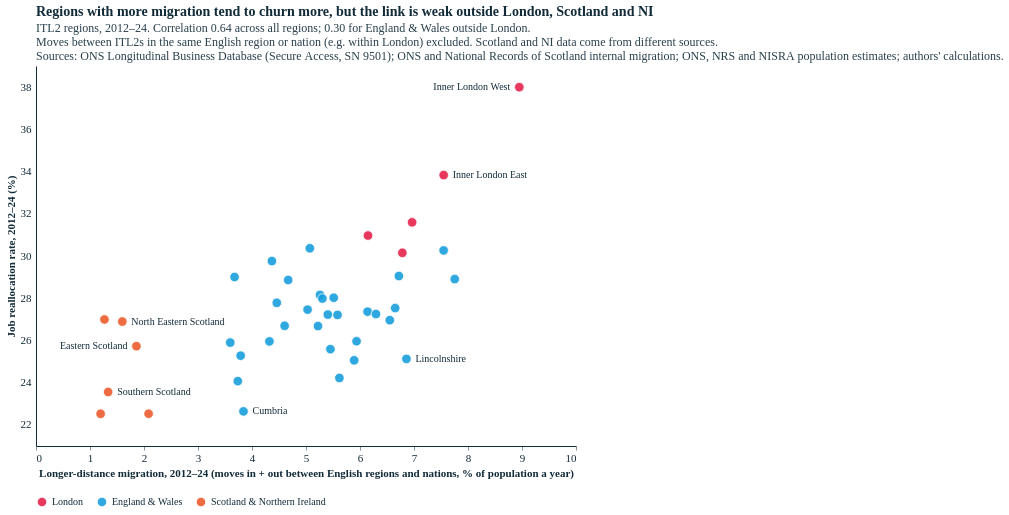

Notebook code cell kept with this figure:
### Markdown cell above
## 3. Charts

### Code cell
# (a) gross migration vs reallocation, coloured by area type
W, H = 540, 380
d = df.copy()
XS = alt.Scale(domain=[0, float(np.ceil(d.gross_long.max() + 1))], nice=False)
YS = alt.Scale(domain=[21, 39], zero=False, nice=False)
GORDER = ["London", "England & Wales", "Scotland & Northern Ireland"]; GCOLS = [ECO["red"], ECO["blue-light"], ECO["orange"]]
ew = d[EW(d) & ~LONDON(d)]
r_all, r_ew = np.corrcoef(d.realloc, d.gross_long)[0, 1], np.corrcoef(ew.realloc, ew.gross_long)[0, 1]
labs = place_labels(d, "gross_long", "realloc", XS, YS, W, H, max_labels=7, max_len=22, pad=2)
sc = alt.layer(
    alt.Chart(d).mark_circle(size=90, opacity=0.9, stroke="white", strokeWidth=0.8).encode(
        x=alt.X("gross_long:Q", scale=XS, title="Longer-distance migration, 2012–24 (moves in + out between English regions and nations, % of population a year)"),
        y=alt.Y("realloc:Q", scale=YS, title="Job reallocation rate, 2012–24 (%)"),
        color=alt.Color("group:N", scale=alt.Scale(domain=GORDER, range=GCOLS), legend=alt.Legend(title=None, orient="bottom")),
        tooltip=[alt.Tooltip("itl2_name:N", title="Region"), alt.Tooltip("gross_long:Q", format=".1f", title="Longer-distance migration (%)"), alt.Tooltip("gross:Q", format=".1f", title="All cross-region (%)"),
                 alt.Tooltip("net:Q", format="+.2f", title="Net migration (%)"), alt.Tooltip("realloc:Q", format=".1f", title="Reallocation (%)")]),
    *[alt.Chart(labs.iloc[[i]]).mark_text(align=r["align"], dx=r["dx"], fontSize=10, color=TXT)
        .encode(x=alt.X("gross_long:Q", scale=XS), y=alt.Y("realloc:Q", scale=YS), text="short:N") for i, r in labs.iterrows()],
).properties(title=alt.Title("Regions with more migration tend to churn more, but the link is weak outside London, Scotland and NI",
    subtitle=[f"ITL2 regions, 2012–24. Correlation {r_all:.2f} across all regions; {r_ew:.2f} for England & Wales outside London.",
              "Moves between ITL2s in the same English region or nation (e.g. within London) excluded. Scotland and NI data come from different sources.", SOURCE]))
styles.save(sc, str(FIG), "migration_reallocation_scatter", width=W, height=H)
sc.properties(width=W, height=H)

### Figure 1 — Vega-Lite specification as saved in the notebook (floating-point values rounded to 4 significant figures)
{"config": {"background": "#fff", "font": "Circular Std", "text": {"color": "#122b39", "font": "Circular Std", "align": "left", "dx": 7, "dy": 0, "fontSize": 11}, "view": {"stroke": null, "continuousWidth": 350, "continuousHeight": 280, "discreteWidth": 400, "discreteHeight": 300}, "bar": {"color": "#179fdb"}, "line": {"color": "#e6224b"}, "rule": {"color": "#122b39"}, "point": {"filled": true, "size": 80, "color": "#e6224b", "opacity": 0.95}, "geoshape": {"stroke": "white", "strokeWidth": 0.3}, "axis": {"labelColor": "#122b39", "labelFontSize": 11, "labelFont": "Circular Std", "tickColor": "#122b39", "tickOpacity": 0.5, "domainColor": "#122b39", "domainOpacity": 1, "gridColor": "#122b39", "gridDash": [2, 2], "gridOpacity": 0.5, "title": null, "titleColor": "#122b39", "tickSize": 4, "grid": false, "domain": true}, "axisXDiscrete": {"grid": false, "labelAngle": 0, "tickCount": 10, "tickOpacity": 0.5, "title": null}, "axisYDiscrete": {"ticks": false, "labelPadding": 5, "grid": false}, "axisXTemporal": {"grid": false, "ticks": true}, "axisXQuantitative": {"grid": false}, "axisYQuantitative": {"gridColor": "#122b39", "gridDash": [1, 5], "gridOpacity": 0.5, "ticks": false, "labelPadding": 5, "tickCount": 8, "grid": false}, "title": {"color": "#122b39", "subtitleColor": "#122b39E6", "font": "Circular Std", "subtitleFont": "Circular Std", "anchor": "start", "frame": "group", "fontSize": 14, "subtitleFontSize": 12, "subtitlePadding": 4, "offset": 0}, "legend": {"titleColor": "#122b39", "labelColor": "#122b39"}}, "layer": [{"data": {"name": "data-80e02c6cdaffad9f65f76e9d58f389d3"}, "mark": {"type": "circle", "opacity": 0.9, "size": 90, "stroke": "white", "strokeWidth": 0.8}, "encoding": {"color": {"field": "group", "legend": {"orient": "bottom", "title": null}, "scale": {"domain": ["London", "England & Wales", "Scotland & Northern Ireland"], "range": ["#e6224b", "#179fdb", "#eb5c2e"]}, "type": "nominal"}, "tooltip": [{"field": "itl2_name", "title": "Region", "type": "nominal"}, {"field": "gross_long", "format": ".1f", "title": "Longer-distance migration (%)", "type": "quantitative"}, {"field": "gross", "format": ".1f", "title": "All cross-region (%)", "type": "quantitative"}, {"field": "net", "format": "+.2f", "title": "Net migration (%)", "type": "quantitative"}, {"field": "realloc", "format": ".1f", "title": "Reallocation (%)", "type": "quantitative"}], "x": {"field": "gross_long", "scale": {"domain": [0, 10.0], "nice": false}, "title": "Longer-distance migration, 2012–24 (moves in + out between English regions and nations, % of population a year)", "type": "quantitative"}, "y": {"field": "realloc", "scale": {"domain": [21, 39], "nice": false, "zero": false}, "title": "Job reallocation rate, 2012–24 (%)", "type": "quantitative"}}}, {"data": {"name": "data-9ccaf803ca2b3bda99bfc5a1fa9e9fa1"}, "mark": {"type": "text", "align": "right", "color": "#122b39", "dx": -9.0, "fontSize": 10}, "encoding": {"text": {"field": "short", "type": "nominal"}, "x": {"field": "gross_long", "scale": {"domain": [0, 10.0], "nice": false}, "type": "quantitative"}, "y": {"field": "realloc", "scale": {"domain": [21, 39], "nice": false, "zero": false}, "type": "quantitative"}}}, {"data": {"name": "data-72dd348c89c8880a9aab9abea40cd92c"}, "mark": {"type": "text", "align": "left", "color": "#122b39", "dx": 9.0, "fontSize": 10}, "encoding": {"text": {"field": "short", "type": "nominal"}, "x": {"field": "gross_long", "scale": {"domain": [0, 10.0], "nice": false}, "type": "quantitative"}, "y": {"field": "realloc", "scale": {"domain": [21, 39], "nice": false, "zero": false}, "type": "quantitative"}}}, {"data": {"name": "data-74f92d17358d979d2bf13476360b6eb1"}, "mark": {"type": "text", "align": "left", "color": "#122b39", "dx": 9.0, "fontSize": 10}, "encoding": {"text": {"field": "short", "type": "nominal"}, "x": {"field": "gross_long", "scale": {"domain": [0, 10.0], "nice": false}, "type": "quantitative"}, "y": {"field": "realloc", "scale": {"domain": [21, 39], "nice": false, "zero": false}, "type": "quantitative"}}}, {"data": {"name": "data-9b70d1f6d083bf35d3d967d1ed30d193"}, "mark": {"type": "text", "align": "left", "color": "#122b39", "dx": 9.0, "fontSize": 10}, "encoding": {"text": {"field": "short", "type": "nominal"}, "x": {"field": "gross_long", "scale": {"domain": [0, 10.0], "nice": false}, "type": "quantitative"}, "y": {"field": "realloc", "scale": {"domain": [21, 39], "nice": false, "zero": false}, "type": "quantitative"}}}, {"data": {"name": "data-4f602275f73590b123cfe9dbdf385dd0"}, "mark": {"type": "text", "align": "right", "color": "#122b39", "dx": -9.0, "fontSize": 10}, "encoding": {"text": {"field": "short", "type": "nominal"}, "x": {"field": "gross_long", "scale": {"domain": [0, 10.0], "nice": false}, "type": "quantitative"}, "y": {"field": "realloc", "scale": {"domain": [21, 39], "nice": false, "zero": false}, "type": "quantitative"}}}, {"data": {"name": "data-9b759a175d04ccbd2e43821f6f41231f"}, "mark": {"type": "text", "align": "left", "color": "#122b39", "dx": 9.0, "fontSize": 10}, "encoding": {"text": {"field": "short", "type": "nominal"}, "x": {"field": "gross_long", "scale": {"domain": [0, 10.0], "nice": false}, "type": "quantitative"}, "y": {"field": "realloc", "scale": {"domain": [21, 39], "nice": false, "zero": false}, "type": "quantitative"}}}, {"data": {"name": "data-e2081873a821e37275653e8a4244d213"}, "mark": {"type": "text", "align": "left", "color": "#122b39", "dx": 9.0, "fontSize": 10}, "encoding": {"text": {"field": "short", "type": "nominal"}, "x": {"field": "gross_long", "scale": {"domain": [0, 10.0], "nice": false}, "type": "quantitative"}, "y": {"field": "realloc", "scale": {"domain": [21, 39], "nice": false, "zero": false}, "type": "quantitative"}}}], "height": 380, "title": {"text": "Regions with more migration tend to churn more, but the link is weak outside London, Scotland and NI", "subtitle": ["ITL2 regions, 2012–24. Correlation 0.64 across all regions; 0.30 for England & Wales outside London.", "Moves between ITL2s in the same English region or nation (e.g. within London) excluded. Scotland and NI data come from different sources.", "Sources: ONS Longitudinal Business Database (Secure Access, SN 9501); ONS and National Records of Scotland internal migration; ONS, NRS and NISRA population estimates; authors' calculations."]}, "width": 540, "$schema": "https://vega.github.io/schema/vega-lite/v5.20.1.json", "datasets": {"data-80e02c6cdaffad9f65f76e9d58f389d3": [{"itl2_code": "TLC1", "realloc": 27.78, "net_job": 0.7586, "entry_exit": 6.9, "incumbent": 20.88, "in_rate": 3.077, "out_rate": 2.952, "gross_xlon": 6.029, "in_long": 2.287, "out_long": 2.172, "gross": 6.029, "net": 0.1247, "gross_long": 4.459, "log_pwd": 7.979, "median_age": 42.34, "itl2_name": "Tees Valley and Durham", "group": "England & Wales"}, {"itl2_code": "TLC2", "realloc": 25.95, "net_job": 0.7789, "entry_exit": 5.722, "incumbent": 20.23, "in_rate": 2.894, "out_rate": 2.73, "gross_xlon": 5.623, "in_long": 2.247, "out_long": 2.076, "gross": 5.623, "net": 0.1637, "gross_long": 4.323, "log_pwd": 8.238, "median_age": 42.03, "itl2_name": "Northumberland, and Tyne and Wear", "group": "England & Wales"}, {"itl2_code": "TLD1", "realloc": 22.64, "net_job": 0.5534, "entry_exit": 5.092, "incumbent": 17.55, "in_rate": 2.968, "out_rate": 2.64, "gross_xlon": 5.609, "in_long": 2.06, "out_long": 1.783, "gross": 5.609, "net": 0.3278, "gross_long": 3.842, "log_pwd": 7.533, "median_age": 47.08, "itl2_name": "Cumbria", "group": "England & Wales"}, {"itl2_code": "TLD3", "realloc": 29.76, "net_job": 1.678, "entry_exit": 7.396, "incumbent": 22.36, "in_rate": 3.118, "out_rate": 3.274, "gross_xlon": 6.392, "in_long": 2.238, "out_long": 2.131, "gross": 6.392, "net": -0.1554, "gross_long": 4.369, "log_pwd": 8.489, "median_age": 37.37, "itl2_name": "Greater Manchester", "group": "England & Wales"}, {"itl2_code": "TLD4", "realloc": 25.9, "net_job": 0.7422, "entry_exit": 6.353, "incumbent": 19.54, "in_rate": 3.384, "out_rate": 3.127, "gross_xlon": 6.511, "in_long": 1.806, "out_long": 1.791, "gross": 6.511, "net": 0.2562, "gross_long": 3.597, "log_pwd": 8.155, "median_age": 41.95, "itl2_name": "Lancashire", "group": "England & Wales"}, {"itl2_code": "TLD6", "realloc": 28.86, "net_job": 1.377, "entry_exit": 6.773, "incumbent": 22.09, "in_rate": 4.243, "out_rate": 3.737, "gross_xlon": 7.981, "in_long": 2.38, "out_long": 2.29, "gross": 7.981, "net": 0.5059, "gross_long": 4.67, "log_pwd": 7.922, "median_age": 43.86, "itl2_name": "Cheshire", "group": "England & Wales"}, {"itl2_code": "TLD7", "realloc": 29.01, "net_job": 1.153, "entry_exit": 6.415, "incumbent": 22.59, "in_rate": 3.151, "out_rate": 2.968, "gross_xlon": 6.12, "in_long": 1.944, "out_long": 1.733, "gross": 6.12, "net": 0.183, "gross_long": 3.677, "log_pwd": 8.471, "median_age": 40.9, "itl2_name": "Merseyside", "group": "England & Wales"}, {"itl2_code": "TLE1", "realloc": 25.28, "net_job": 0.6173, "entry_exit": 5.871, "incumbent": 19.41, "in_rate": 2.951, "out_rate": 2.855, "gross_xlon": 5.806, "in_long": 1.886, "out_long": 1.904, "gross": 5.806, "net": 0.09603, "gross_long": 3.79, "log_pwd": 8.076, "median_age": 43.24, "itl2_name": "East Yorkshire and Northern Lincolnshire", "group": "England & Wales"}, {"itl2_code": "TLE2", "realloc": 27.53, "net_job": 0.9078, "entry_exit": 6.359, "incumbent": 21.17, "in_rate": 5.102, "out_rate": 4.674, "gross_xlon": 9.776, "in_long": 3.423, "out_long": 3.228, "gross": 9.776, "net": 0.4287, "gross_long": 6.652, "log_pwd": 7.666, "median_age": 45.45, "itl2_name": "North Yorkshire", "group": "England & Wales"}, {"itl2_code": "TLE3", "realloc": 28.16, "net_job": 0.7091, "entry_exit": 6.091, "incumbent": 22.06, "in_rate": 3.417, "out_rate": 3.448, "gross_xlon": 6.865, "in_long": 2.606, "out_long": 2.653, "gross": 6.865, "net": -0.03042, "gross_long": 5.259, "log_pwd": 8.152, "median_age": 39.78, "itl2_name": "South Yorkshire", "group": "England & Wales"}, {"itl2_code": "TLE4", "realloc": 27.46, "net_job": 1.036, "entry_exit": 6.548, "incumbent": 20.91, "in_rate": 3.176, "out_rate": 3.4, "gross_xlon": 6.576, "in_long": 2.471, "out_long": 2.558, "gross": 6.576, "net": -0.224, "gross_long": 5.029, "log_pwd": 8.286, "median_age": 38.04, "itl2_name": "West Yorkshire", "group": "England & Wales"}, {"itl2_code": "TLF1", "realloc": 27.36, "net_job": 0.8382, "entry_exit": 6.117, "incumbent": 21.25, "in_rate": 3.755, "out_rate": 3.494, "gross_xlon": 7.249, "in_long": 3.186, "out_long": 2.954, "gross": 7.249, "net": 0.2607, "gross_long": 6.14, "log_pwd": 8.098, "median_age": 41.45, "itl2_name": "Derbyshire and Nottinghamshire", "group": "England & Wales"}, {"itl2_code": "TLF2", "realloc": 29.05, "net_job": 1.302, "entry_exit": 7.327, "incumbent": 21.72, "in_rate": 3.96, "out_rate": 3.859, "gross_xlon": 7.818, "in_long": 3.446, "out_long": 3.274, "gross": 7.818, "net": 0.1012, "gross_long": 6.72, "log_pwd": 8.234, "median_age": 39.82, "itl2_name": "Leicestershire, Rutland and Northamptonshire", "group": "England & Wales"}, {"itl2_code": "TLF3", "realloc": 25.13, "net_job": 0.719, "entry_exit": 6.073, "incumbent": 19.05, "in_rate": 4.756, "out_rate": 4.131, "gross_xlon": 8.888, "in_long": 3.697, "out_long": 3.163, "gross": 8.888, "net": 0.625, "gross_long": 6.86, "log_pwd": 7.499, "median_age": 45.27, "itl2_name": "Lincolnshire", "group": "England & Wales"}, {"itl2_code": "TLG1", "realloc": 27.98, "net_job": 1.211, "entry_exit": 7.958, "incumbent": 20.03, "in_rate": 4.316, "out_rate": 3.677, "gross_xlon": 7.993, "in_long": 2.623, "out_long": 2.681, "gross": 7.993, "net": 0.6399, "gross_long": 5.304, "log_pwd": 7.781, "median_age": 44.21, "itl2_name": "Herefordshire, Worcestershire and Warwickshire", "group": "England & Wales"}, {"itl2_code": "TLG2", "realloc": 26.69, "net_job": 0.9531, "entry_exit": 6.246, "incumbent": 20.45, "in_rate": 3.417, "out_rate": 3.026, "gross_xlon": 6.443, "in_long": 2.286, "out_long": 2.318, "gross": 6.443, "net": 0.3906, "gross_long": 4.604, "log_pwd": 7.852, "median_age": 43.39, "itl2_name": "Shropshire and Staffordshire", "group": "England & Wales"}, {"itl2_code": "TLG3", "realloc": 30.37, "net_job": 1.436, "entry_exit": 7.338, "incumbent": 23.03, "in_rate": 3.154, "out_rate": 3.758, "gross_xlon": 6.912, "in_long": 2.517, "out_long": 2.554, "gross": 6.912, "net": -0.604, "gross_long": 5.071, "log_pwd": 8.585, "median_age": 36.47, "itl2_name": "West Midlands", "group": "England & Wales"}, {"itl2_code": "TLH1", "realloc": 25.59, "net_job": 1.2, "entry_exit": 5.93, "incumbent": 19.66, "in_rate": 3.533, "out_rate": 3.114, "gross_xlon": 6.647, "in_long": 2.761, "out_long": 2.691, "gross": 6.647, "net": 0.4198, "gross_long": 5.452, "log_pwd": 7.759, "median_age": 42.84, "itl2_name": "East Anglia", "group": "England & Wales"}, {"itl2_code": "TLH2", "realloc": 30.26, "net_job": 1.613, "entry_exit": 8.413, "incumbent": 21.85, "in_rate": 4.362, "out_rate": 4.424, "gross_xlon": 8.786, "in_long": 3.866, "out_long": 3.683, "gross": 8.786, "net": -0.06195, "gross_long": 7.549, "log_pwd": 8.269, "median_age": 39.41, "itl2_name": "Bedfordshire and Hertfordshire", "group": "England & Wales"}, {"itl2_code": "TLH3", "realloc": 28.02, "net_job": 0.7841, "entry_exit": 7.373, "incumbent": 20.65, "in_rate": 3.68, "out_rate": 3.318, "gross_xlon": 6.999, "in_long": 3.055, "out_long": 2.459, "gross": 6.999, "net": 0.3618, "gross_long": 5.514, "log_pwd": 8.139, "median_age": 41.87, "itl2_name": "Essex", "group": "England & Wales"}, {"itl2_code": "TLI3", "realloc": 38.0, "net_job": 2.855, "entry_exit": 10.87, "incumbent": 27.13, "in_rate": 8.898, "out_rate": 10.33, "gross_xlon": 8.95, "in_long": 4.571, "out_long": 4.378, "gross": 19.23, "net": -1.436, "gross_long": 8.95, "log_pwd": 9.573, "median_age": 34.4, "itl2_name": "Inner London - West", "group": "London"}, {"itl2_code": "TLI4", "realloc": 33.83, "net_job": 2.885, "entry_exit": 9.045, "incumbent": 24.79, "in_rate": 6.952, "out_rate": 8.435, "gross_xlon": 7.55, "in_long": 3.598, "out_long": 3.952, "gross": 15.39, "net": -1.482, "gross_long": 7.55, "log_pwd": 9.603, "median_age": 32.64, "itl2_name": "Inner London - East", "group": "London"}, {"itl2_code": "TLI5", "realloc": 30.97, "net_job": 1.914, "entry_exit": 9.767, "incumbent": 21.2, "in_rate": 5.231, "out_rate": 6.204, "gross_xlon": 6.148, "in_long": 2.07, "out_long": 4.078, "gross": 11.44, "net": -0.9723, "gross_long": 6.148, "log_pwd": 9.017, "median_age": 35.94, "itl2_name": "Outer London - East and North East", "group": "London"}, {"itl2_code": "TLI6", "realloc": 30.15, "net_job": 0.905, "entry_exit": 8.754, "incumbent": 21.4, "in_rate": 5.769, "out_rate": 6.348, "gross_xlon": 6.784, "in_long": 2.459, "out_long": 4.325, "gross": 12.12, "net": -0.5799, "gross_long": 6.784, "log_pwd": 8.836, "median_age": 38.27, "itl2_name": "Outer London - South", "group": "London"}, {"itl2_code": "TLI7", "realloc": 31.6, "net_job": 1.619, "entry_exit": 9.235, "incumbent": 22.36, "in_rate": 4.949, "out_rate": 6.357, "gross_xlon": 6.965, "in_long": 2.599, "out_long": 4.366, "gross": 11.31, "net": -1.408, "gross_long": 6.965, "log_pwd": 8.968, "median_age": 36.47, "itl2_name": "Outer London - West and North West", "group": "London"}, {"itl2_code": "TLJ1", "realloc": 28.91, "net_job": 1.438, "entry_exit": 7.226, "incumbent": 21.68, "in_rate": 4.64, "out_rate": 4.675, "gross_xlon": 9.314, "in_long": 3.878, "out_long": 3.877, "gross": 9.314, "net": -0.03475, "gross_long": 7.754, "log_pwd": 8.11, "median_age": 39.27, "itl2_name": "Berkshire, Buckinghamshire and Oxfordshire", "group": "England & Wales"}, {"itl2_code": "TLJ2", "realloc": 27.25, "net_job": 0.8177, "entry_exit": 7.182, "incumbent": 20.07, "in_rate": 4.363, "out_rate": 4.008, "gross_xlon": 8.371, "in_long": 3.373, "out_long": 2.923, "gross": 8.371, "net": 0.3544, "gross_long": 6.296, "log_pwd": 8.181, "median_age": 43.15, "itl2_name": "Surrey, East and West Sussex", "group": "England & Wales"}, {"itl2_code": "TLJ3", "realloc": 27.22, "net_job": 0.5719, "entry_exit": 6.411, "incumbent": 20.81, "in_rate": 3.966, "out_rate": 3.829, "gross_xlon": 7.795, "in_long": 2.641, "out_long": 2.762, "gross": 7.795, "net": 0.1374, "gross_long": 5.404, "log_pwd": 8.276, "median_age": 41.96, "itl2_name": "Hampshire and Isle of Wight", "group": "England & Wales"}, {"itl2_code": "TLJ4", "realloc": 27.21, "net_job": 1.032, "entry_exit": 6.722, "incumbent": 20.49, "in_rate": 3.722, "out_rate": 3.262, "gross_xlon": 6.984, "in_long": 3.063, "out_long": 2.521, "gross": 6.984, "net": 0.4603, "gross_long": 5.584, "log_pwd": 8.156, "median_age": 41.5, "itl2_name": "Kent", "group": "England & Wales"}, {"itl2_code": "TLK1", "realloc": 26.96, "net_job": 1.031, "entry_exit": 5.903, "incumbent": 21.06, "in_rate": 4.223, "out_rate": 3.822, "gross_xlon": 8.044, "in_long": 3.501, "out_long": 3.051, "gross": 8.044, "net": 0.4009, "gross_long": 6.552, "log_pwd": 8.187, "median_age": 40.8, "itl2_name": "Gloucestershire, Wiltshire and Bath/Bristol area", "group": "England & Wales"}, {"itl2_code": "TLK2", "realloc": 25.06, "net_job": 0.6202, "entry_exit": 6.048, "incumbent": 19.01, "in_rate": 4.429, "out_rate": 3.825, "gross_xlon": 8.253, "in_long": 3.238, "out_long": 2.654, "gross": 8.253, "net": 0.6039, "gross_long": 5.892, "log_pwd": 7.938, "median_age": 46.29, "itl2_name": "Dorset and Somerset", "group": "England & Wales"}, {"itl2_code": "TLK3", "realloc": 26.68, "net_job": 1.136, "entry_exit": 6.634, "incumbent": 20.05, "in_rate": 4.641, "out_rate": 3.648, "gross_xlon": 8.289, "in_long": 3.092, "out_long": 2.13, "gross": 8.289, "net": 0.9928, "gross_long": 5.222, "log_pwd": 7.38, "median_age": 47.0, "itl2_name": "Cornwall and Isles of Scilly", "group": "England & Wales"}, {"itl2_code": "TLK4", "realloc": 24.22, "net_job": 0.6324, "entry_exit": 5.957, "incumbent": 18.26, "in_rate": 4.584, "out_rate": 3.825, "gross_xlon": 8.409, "in_long": 3.155, "out_long": 2.464, "gross": 8.409, "net": 0.7588, "gross_long": 5.619, "log_pwd": 8.0, "median_age": 45.53, "itl2_name": "Devon", "group": "England & Wales"}, {"itl2_code": "TLL1", "realloc": 24.07, "net_job": 0.5434, "entry_exit": 5.673, "incumbent": 18.4, "in_rate": 2.703, "out_rate": 2.445, "gross_xlon": 5.147, "in_long": 1.978, "out_long": 1.759, "gross": 5.147, "net": 0.258, "gross_long": 3.737, "log_pwd": 7.444, "median_age": 43.76, "itl2_name": "West Wales and The Valleys", "group": "England & Wales"}, {"itl2_code": "TLL2", "realloc": 25.96, "net_job": 0.9242, "entry_exit": 5.478, "incumbent": 20.48, "in_rate": 4.222, "out_rate": 4.072, "gross_xlon": 8.294, "in_long": 3.076, "out_long": 2.86, "gross": 8.294, "net": 0.1502, "gross_long": 5.936, "log_pwd": 8.088, "median_age": 40.89, "itl2_name": "East Wales", "group": "England & Wales"}, {"itl2_code": "TLM5", "realloc": 26.89, "net_job": -0.08462, "entry_exit": 5.638, "incumbent": 21.26, "in_rate": 2.103, "out_rate": 2.33, "gross_xlon": 4.433, "in_long": 0.7941, "out_long": 0.8042, "gross": 4.433, "net": -0.2265, "gross_long": 1.598, "log_pwd": 8.084, "median_age": 41.12, "itl2_name": "North Eastern Scotland", "group": "Scotland & Northern Ireland"}, {"itl2_code": "TLM6", "realloc": 22.53, "net_job": 0.3276, "entry_exit": 4.921, "incumbent": 17.61, "in_rate": 2.836, "out_rate": 2.47, "gross_xlon": 5.306, "in_long": 1.265, "out_long": 0.8196, "gross": 5.306, "net": 0.3652, "gross_long": 2.085, "log_pwd": 7.341, "median_age": 46.95, "itl2_name": "Highlands and Islands", "group": "Scotland & Northern Ireland"}, {"itl2_code": "TLM7", "realloc": 25.73, "net_job": 0.8538, "entry_exit": 5.37, "incumbent": 20.36, "in_rate": 1.951, "out_rate": 1.726, "gross_xlon": 3.677, "in_long": 1.029, "out_long": 0.8305, "gross": 3.677, "net": 0.2248, "gross_long": 1.86, "log_pwd": 8.392, "median_age": 41.68, "itl2_name": "Eastern Scotland", "group": "Scotland & Northern Ireland"}, {"itl2_code": "TLM8", "realloc": 26.99, "net_job": 0.8254, "entry_exit": 5.552, "incumbent": 21.44, "in_rate": 1.887, "out_rate": 1.856, "gross_xlon": 3.743, "in_long": 0.6869, "out_long": 0.581, "gross": 3.743, "net": 0.03034, "gross_long": 1.268, "log_pwd": 8.56, "median_age": 40.35, "itl2_name": "West Central Scotland", "group": "Scotland & Northern Ireland"}, {"itl2_code": "TLM9", "realloc": 23.56, "net_job": 0.146, "entry_exit": 5.23, "incumbent": 18.33, "in_rate": 2.311, "out_rate": 1.875, "gross_xlon": 4.186, "in_long": 0.7778, "out_long": 0.5585, "gross": 4.186, "net": 0.436, "gross_long": 1.336, "log_pwd": 7.977, "median_age": 46.4, "itl2_name": "Southern Scotland", "group": "Scotland & Northern Ireland"}, {"itl2_code": "TLN0", "realloc": 22.53, "net_job": 1.104, "entry_exit": 4.748, "incumbent": 17.78, "in_rate": 0.5784, "out_rate": 0.6184, "gross_xlon": 1.197, "in_long": 0.5784, "out_long": 0.6184, "gross": 1.197, "net": -0.04002, "gross_long": 1.197, "log_pwd": 8.019, "median_age": 38.96, "itl2_name": "Northern Ireland", "group": "Scotland & Northern Ireland"}], "data-9ccaf803ca2b3bda99bfc5a1fa9e9fa1": [{"itl2_code": "TLI3", "realloc": 38.0, "net_job": 2.855, "entry_exit": 10.87, "incumbent": 27.13, "in_rate": 8.898, "out_rate": 10.33, "gross_xlon": 8.95, "in_long": 4.571, "out_long": 4.378, "gross": 19.23, "net": -1.436, "gross_long": 8.95, "log_pwd": 9.573, "median_age": 34.4, "itl2_name": "Inner London - West", "group": "London", "px": 483.3, "py": 21.18, "short": "Inner London West", "rad": 4.0, "prio": 14.08, "align": "right", "dx": -9.0}], "data-72dd348c89c8880a9aab9abea40cd92c": [{"itl2_code": "TLI4", "realloc": 33.83, "net_job": 2.885, "entry_exit": 9.045, "incumbent": 24.79, "in_rate": 6.952, "out_rate": 8.435, "gross_xlon": 7.55, "in_long": 3.598, "out_long": 3.952, "gross": 15.39, "net": -1.482, "gross_long": 7.55, "log_pwd": 9.603, "median_age": 32.64, "itl2_name": "Inner London - East", "group": "London", "px": 407.7, "py": 109.1, "short": "Inner London East", "rad": 4.0, "prio": 12.51, "align": "left", "dx": 9.0}], "data-74f92d17358d979d2bf13476360b6eb1": [{"itl2_code": "TLM9", "realloc": 23.56, "net_job": 0.146, "entry_exit": 5.23, "incumbent": 18.33, "in_rate": 2.311, "out_rate": 1.875, "gross_xlon": 4.186, "in_long": 0.7778, "out_long": 0.5585, "gross": 4.186, "net": 0.436, "gross_long": 1.336, "log_pwd": 7.977, "median_age": 46.4, "itl2_name": "Southern Scotland", "group": "Scotland & Northern Ireland", "px": 72.16, "py": 326.0, "short": "Southern Scotland", "rad": 4.0, "prio": 2.344, "align": "left", "dx": 9.0}], "data-9b70d1f6d083bf35d3d967d1ed30d193": [{"itl2_code": "TLM5", "realloc": 26.89, "net_job": -0.08462, "entry_exit": 5.638, "incumbent": 21.26, "in_rate": 2.103, "out_rate": 2.33, "gross_xlon": 4.433, "in_long": 0.7941, "out_long": 0.8042, "gross": 4.433, "net": -0.2265, "gross_long": 1.598, "log_pwd": 8.084, "median_age": 41.12, "itl2_name": "North Eastern Scotland", "group": "Scotland & Northern Ireland", "px": 86.31, "py": 255.6, "short": "North Eastern Scotland", "rad": 4.0, "prio": 1.826, "align": "left", "dx": 9.0}], "data-4f602275f73590b123cfe9dbdf385dd0": [{"itl2_code": "TLM7", "realloc": 25.73, "net_job": 0.8538, "entry_exit": 5.37, "incumbent": 20.36, "in_rate": 1.951, "out_rate": 1.726, "gross_xlon": 3.677, "in_long": 1.029, "out_long": 0.8305, "gross": 3.677, "net": 0.2248, "gross_long": 1.86, "log_pwd": 8.392, "median_age": 41.68, "itl2_name": "Eastern Scotland", "group": "Scotland & Northern Ireland", "px": 100.4, "py": 280.2, "short": "Eastern Scotland", "rad": 4.0, "prio": 1.773, "align": "right", "dx": -9.0}], "data-9b759a175d04ccbd2e43821f6f41231f": [{"itl2_code": "TLD1", "realloc": 22.64, "net_job": 0.5534, "entry_exit": 5.092, "incumbent": 17.55, "in_rate": 2.968, "out_rate": 2.64, "gross_xlon": 5.609, "in_long": 2.06, "out_long": 1.783, "gross": 5.609, "net": 0.3278, "gross_long": 3.842, "log_pwd": 7.533, "median_age": 47.08, "itl2_name": "Cumbria", "group": "England & Wales", "px": 207.5, "py": 345.4, "short": "Cumbria", "rad": 4.0, "prio": 1.719, "align": "left", "dx": 9.0}], "data-e2081873a821e37275653e8a4244d213": [{"itl2_code": "TLF3", "realloc": 25.13, "net_job": 0.719, "entry_exit": 6.073, "incumbent": 19.05, "in_rate": 4.756, "out_rate": 4.131, "gross_xlon": 8.888, "in_long": 3.697, "out_long": 3.163, "gross": 8.888, "net": 0.625, "gross_long": 6.86, "log_pwd": 7.499, "median_age": 45.27, "itl2_name": "Lincolnshire", "group": "England & Wales", "px": 370.5, "py": 292.9, "short": "Lincolnshire", "rad": 4.0, "prio": 1.232, "align": "left", "dx": 9.0}]}}
